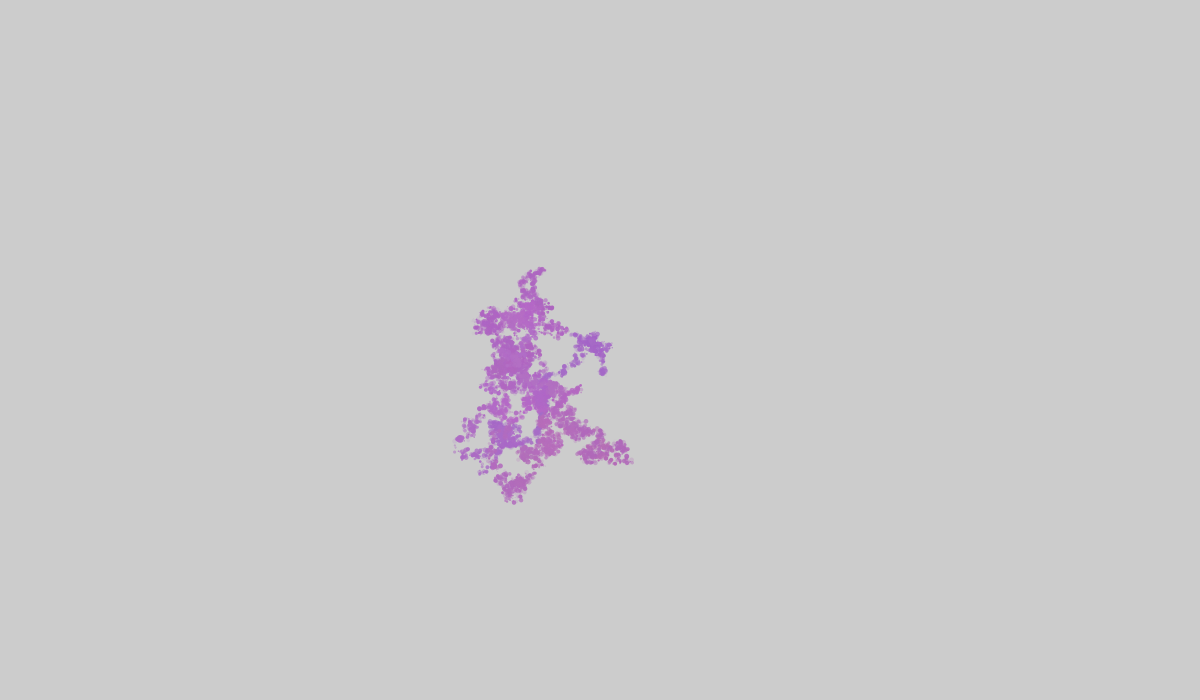
Frame 1 (no input)
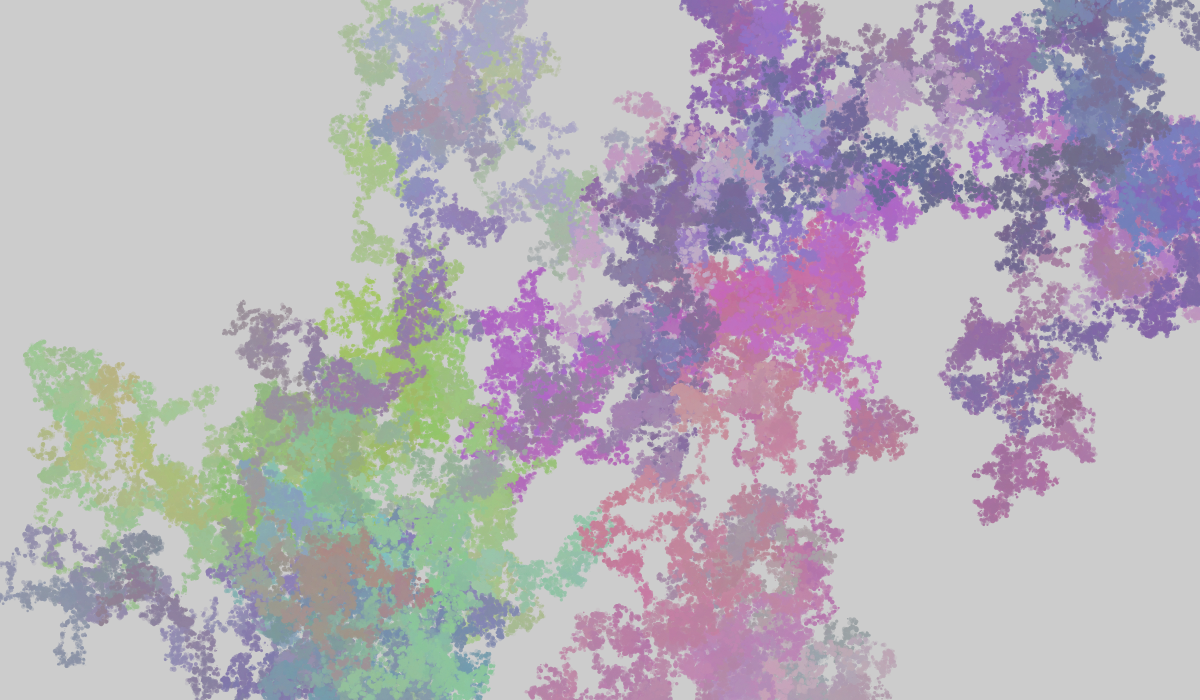
Frame 60 (the mouse pressed at the canvas centre just before this capture)
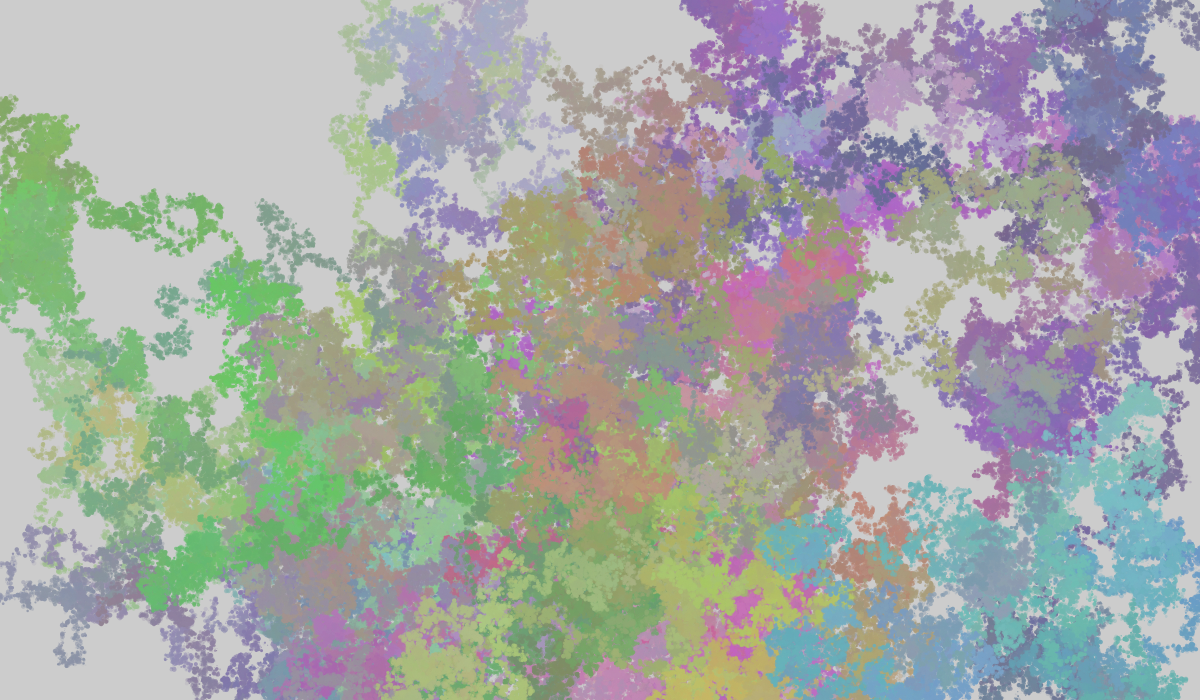
Frame 120 (the mouse held since frame 60 and released just before this capture)

The Processing sketch that drew these frames (run headless with seeded random() and noise(); from frame 60 on, the mouse is pressed at the canvas centre):

// Processing sketch: random_walk
// ── random_walk.pde
float x;
float y;
float red = random(0, 255);
float green = random(0, 255);
float blue = random(0, 255);

void setup() {
  size(1200, 700);
  x = width/2;
  y = height/2;
}

void draw() {
  noStroke();
  float bottom = 100;
  float ceiling = 200;
  for (int i = 0; i<10000; i++) {
    red = constrain(red + random(-0.3, 0.3), bottom, ceiling);
    green = constrain(green + random(-0.3, 0.3), bottom, ceiling);
    blue = constrain(blue + random(-0.3, 0.3), bottom, ceiling);
    fill(red, green, blue, random(0, 255));
    circle(x + random(-1, 1), y + random(-1, 1), random(0,5));
    switch(floor(random(0, 4))) {
    case 0:
      if (x>0) x -= random(1,3);
      break;
    case 1:
      if (y>0) y -= random(1,3);
      break;
    case 2:
      if (x<width) x += random(1,3);
      break;
    case 3:
      if (y<height) y += random(1,3);
      break;
    }
  }
}
